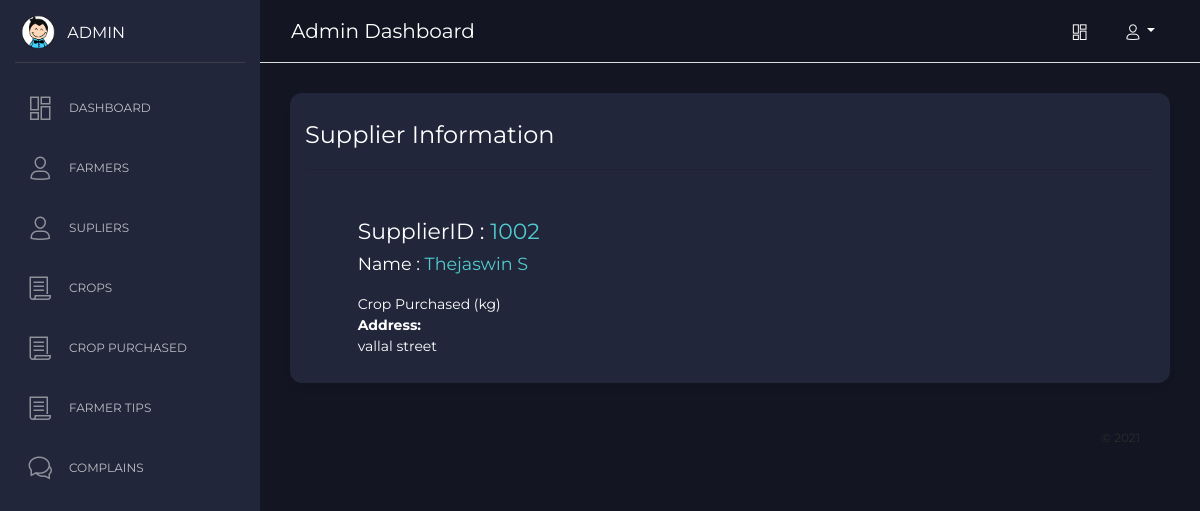
Screenshot of /admin/index.php?page=supplier_profile&supplier=2 (signed in) with the database file from the repository.
### tables this page shows
CREATE TABLE `suppliers` (
  `id` int(11) NOT NULL,
  `supplier_id` int(11) NOT NULL DEFAULT '0',
  `name` varchar(225) DEFAULT NULL,
  `phone` varchar(225) DEFAULT NULL,
  `address` varchar(225) DEFAULT NULL,
  `password` varchar(225) DEFAULT NULL,
  `created_at` timestamp NOT NULL DEFAULT CURRENT_TIMESTAMP
);

### admin/index.php (called while the page is built, shortened)
<?php
include 'include/header.php';
include 'include/side-nav.php';
include 'include/top-nav.php';
get_page();
include 'include/footer.php';
?>

### admin/pages/supplier_profile.php (the view)
<?php $supplier=get_supplier_info($_GET['supplier']); extract($supplier); $crops=sum_as_total("crop_purchased","WHERE supplier_id=".$supplier['id']."","quantity")."kg"; ?>
<div class="content">
	<div class="row">
		<div class="col-md-12">
			<div class="card">
				<div class="card-header">
					<h4 class="card-title"> Supplier Information</h4>
					<hr>
				</div>
				<div class="card-body">
					<div class="row justify-content-center">
						<div class="col-md-11">
							<div class="single-profile p-3">
								<div class="profile-card">
									<div class="row">
										<div class="col-md-10 text-left">
											<div class="user-name">
                                                <h5 class="text-left">SupplierID : <span class="text-primary"><?php echo $supplier_id ?></span><br><small>Name : <span class="text-primary"><?php echo $name ?></span></small></h5>
											</div>
											<div class="user-review">
												<a href="javascript:;" class="review-link first"> Crop Purchased<span> (<?php echo $crops; ?>) </span></a>
											</div>
											<div class="all-languages">
												<b>Address:</b><br>
                                                <?php echo $address; ?>
											</div>
										</div>
									</div>
								</div>
							</div>
						</div>
					</div>
				</div>
			</div>
		</div>
	</div>

### rows the page displays
suppliers: supplier "1002", name "Thejaswin S", address "vallal street"

### other values shown
$crops "kg"
